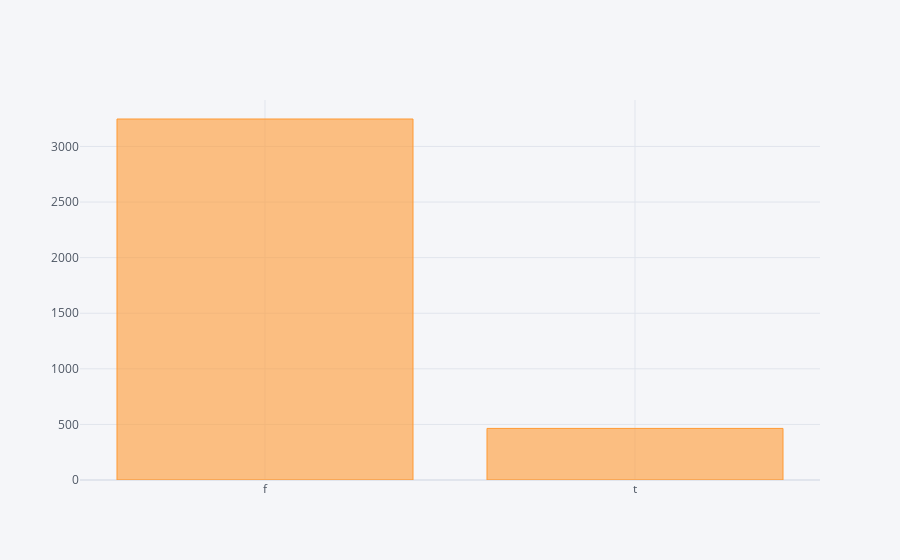

The code cell stored with this chart in its notebook:
### Code cell
df['on_thyroxine'].value_counts().iplot(kind='bar')

### Figure 1 — Plotly figure (JSON) as saved in the notebook; plotly's stock layout.template omitted (floating-point values rounded to 4 significant figures)
{"data": [{"marker": {"color": "rgba(255, 153, 51, 0.6)", "line": {"color": "rgba(255, 153, 51, 1.0)", "width": 1}}, "name": "count", "orientation": "v", "text": "", "type": "bar", "x": ["f", "t"], "y": [3247, 464]}], "layout": {"autosize": true, "legend": {"bgcolor": "#F5F6F9", "font": {"color": "#4D5663"}}, "paper_bgcolor": "#F5F6F9", "plot_bgcolor": "#F5F6F9", "title": {"font": {"color": "#4D5663"}}, "xaxis": {"autorange": true, "gridcolor": "#E1E5ED", "range": [-0.5, 1.5], "showgrid": true, "tickfont": {"color": "#4D5663"}, "title": {"font": {"color": "#4D5663"}, "text": ""}, "type": "category", "zerolinecolor": "#E1E5ED"}, "yaxis": {"autorange": true, "gridcolor": "#E1E5ED", "range": [0, 3418.0], "showgrid": true, "tickfont": {"color": "#4D5663"}, "title": {"font": {"color": "#4D5663"}, "text": ""}, "type": "linear", "zerolinecolor": "#E1E5ED"}}}
